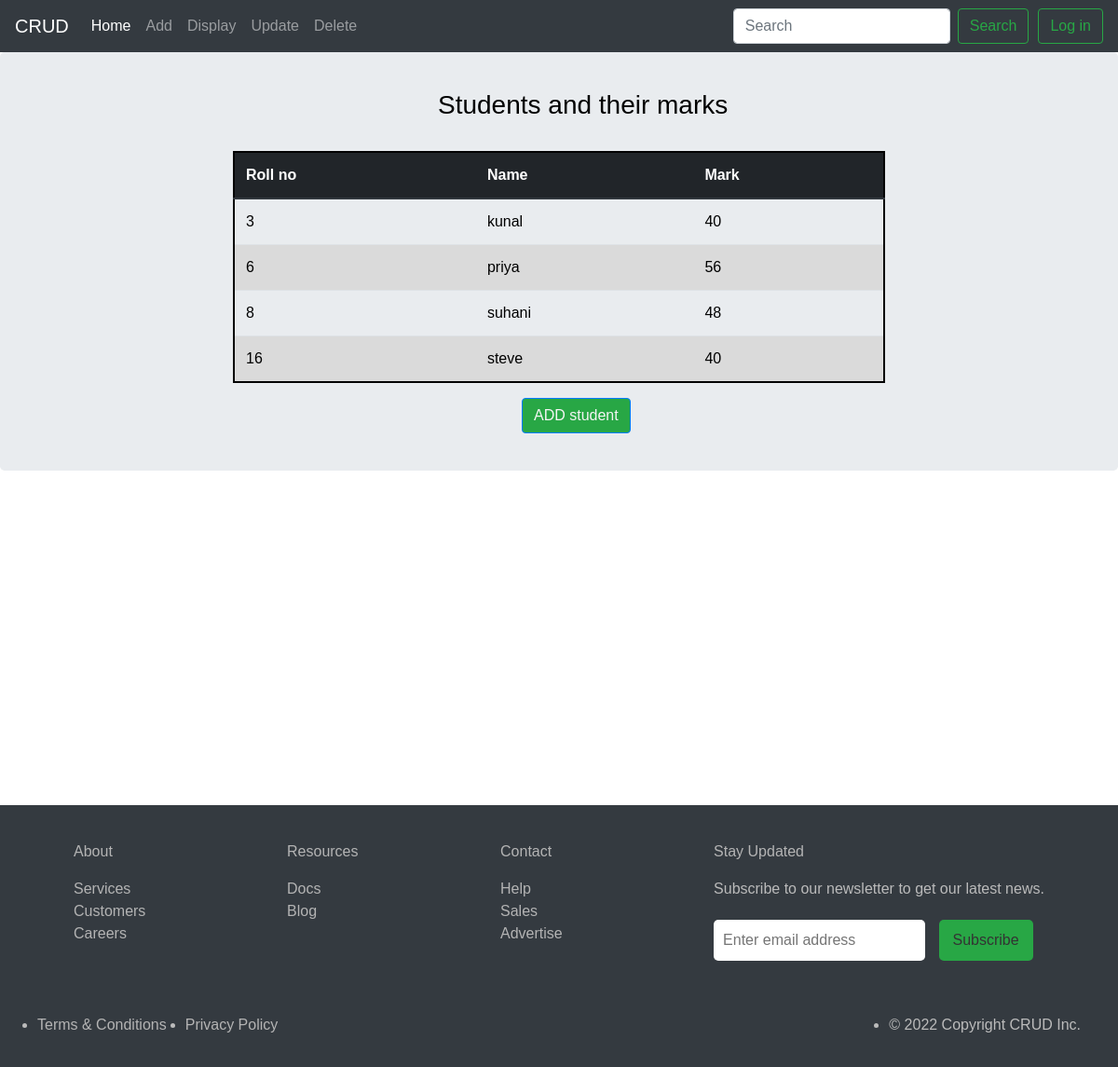
/fail/, run on the app's committed database.
### demoapp/models.py (models this page shows, shortened)
class Student(models.Model):
    roll = models.IntegerField()
    name = models.CharField(max_length=100)
    mark = models.IntegerField()

### demoapp/views.py (the view)
# urls.py: path('fail/', views.fail_table,),
def fail_table(request):
    data = Student.objects.filter(mark__lt=65)
    context= {"data":data}
    return render(request, 'demoapp/fail.html',context)

### demoapp/templates/demoapp/fail.html (shortened to what this page needs)
{% include "demoapp/header.html" %}
<!DOCTYPE html>
<html lang="en">
  <head>
    <link
      rel="stylesheet"
      href="https://cdn.jsdelivr.net/npm/bootstrap@4.0.0/dist/css/bootstrap.min.css"
    />
  </head>
  <body>
    <div class="table-div jumbotron" style="margin-bottom: 0">
      <h3>Students and their marks</h3>
      <br />
      <table class="table">
        <thead class="thead-dark">
          <tr>
            <th scope="col">Roll no</th>
            <th scope="col">Name</th>
            <th scope="col">Mark</th>
          </tr>
        </thead>
        <tbody class="table-body">
          {% if data %} {% for i in data %}
          <tr>
            <td>{{i.roll}}</td>
            <td><a class="name" href="/update/{{i.id}}"> {{i.name}} </a></td>
            <td>{{i.mark}}</td>
          </tr>
          {% endfor %} {% else %}
          <h4>No students in database...</h4>
          {% endif %}
        </tbody>
      </table>
      <a href="/add/"
        ><button
          type="submit"
          class="btn btn-primary"
          style="
            background-color: #28a745;
            color: whitesmoke;
            margin-left: 310px;
          "
        >
          ADD student
        </button></a
      >
      <br />
    </div>
  </body>
</html>
{% include "demoapp/footer.html" %}

### demoapp/templates/demoapp/fail.html (style rules this page uses)
body { color: black; }
.table-div { padding: 40px 250px 40px 250px; }
.table { border: 2px solid black; cursor: pointer; }
tr:nth-child(even) { background-color: #dadada; }
.thead-dark { background-color: darkcyan; }
h3 { margin-left: 220px; }
.name { text-decoration: none; color: inherit; }

### demoapp/templates/demoapp/footer.html (style rules this page uses)
* { box-sizing: border-box; font-family: sans-serif; margin: 0; padding: 0; }

### data on the page
Student: roll "3", name "kunal", mark "40"
Student: roll "6", name "priya", mark "56"
Student: roll "8", name "suhani", mark "48"
Student: roll "16", name "steve", mark "40"
